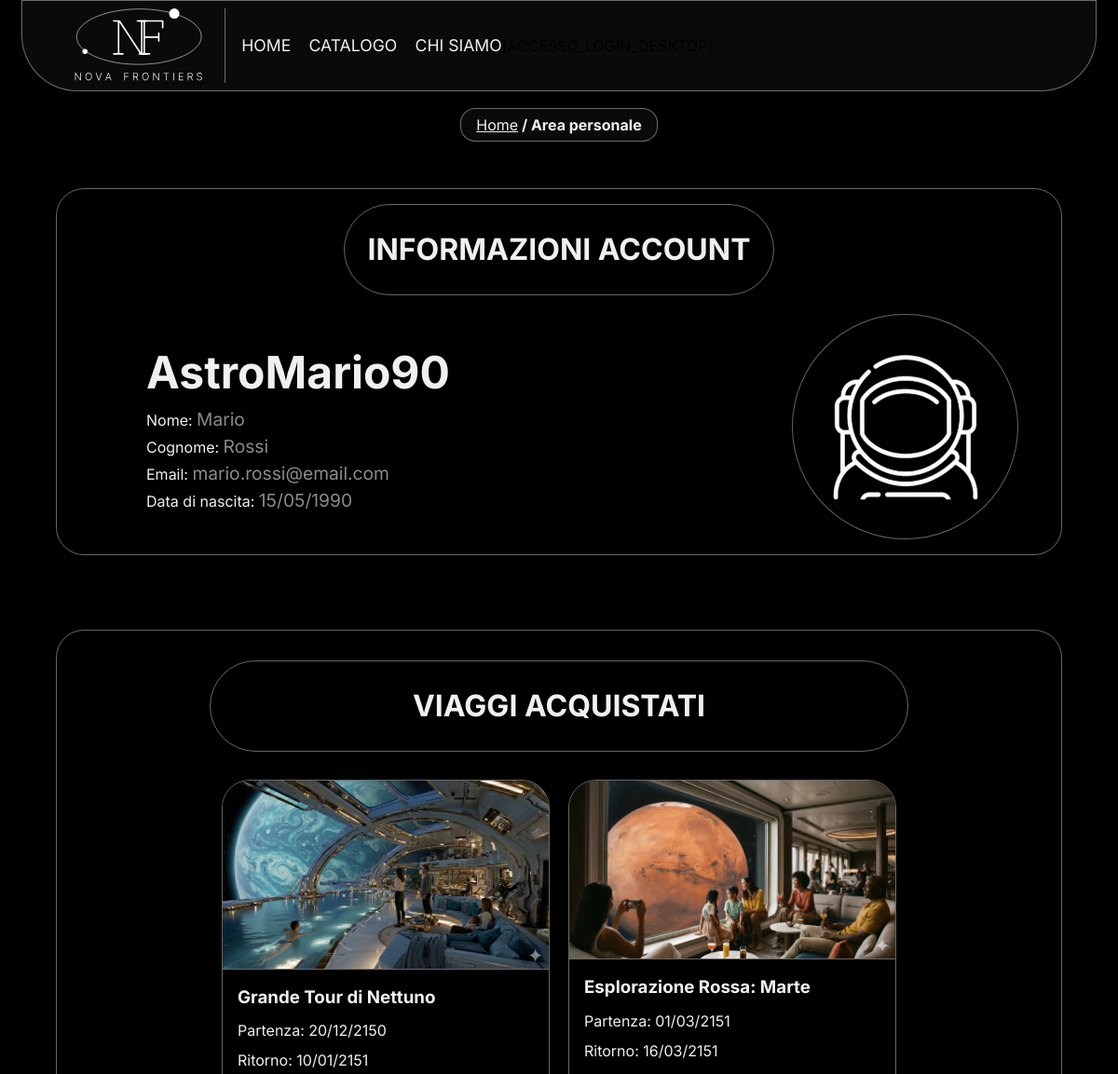
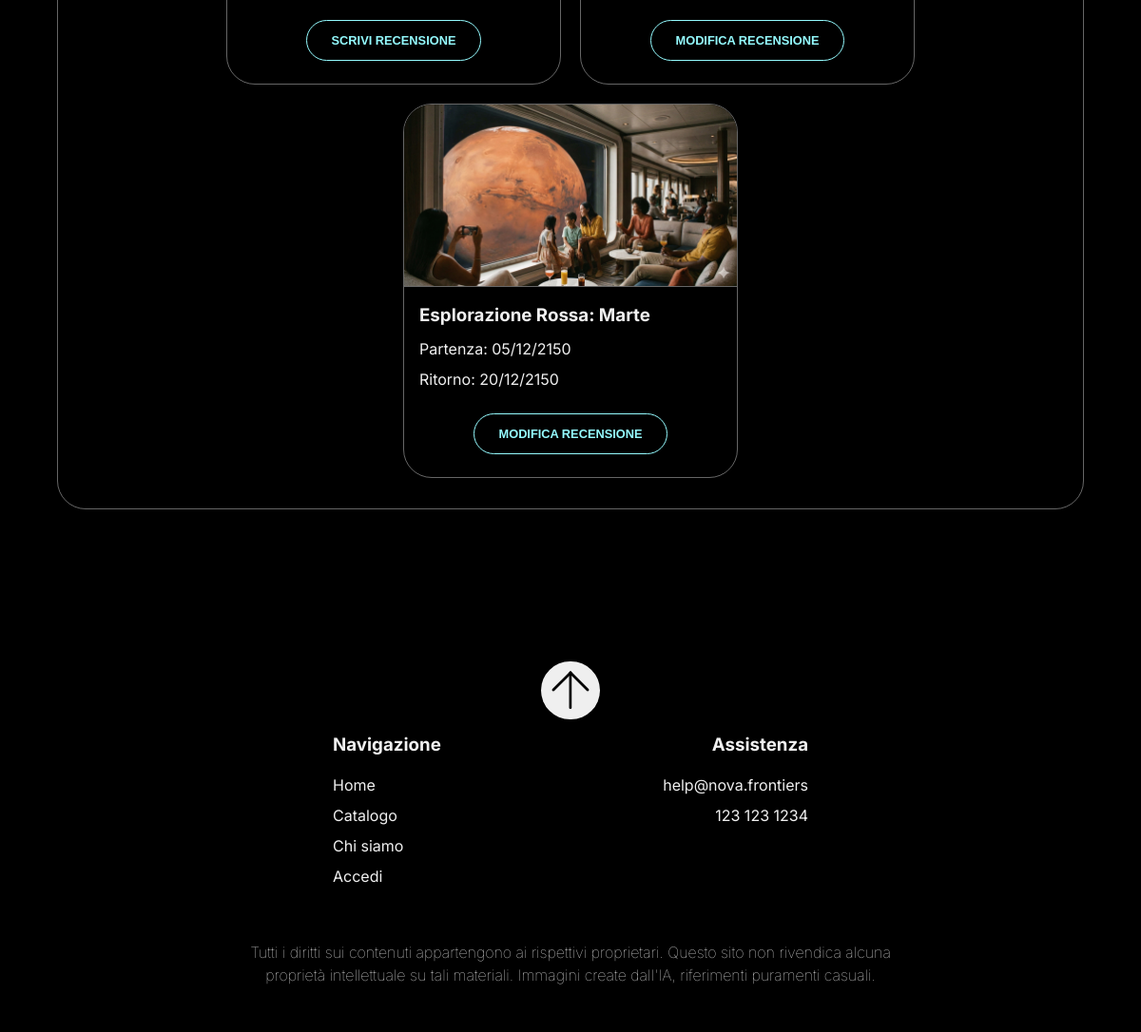
The app's page /AreaPersonale.php (signed in) with its own data (2 pictures, top to bottom).
### tables this page shows
CREATE TABLE Utente (
    email VARCHAR(255) PRIMARY KEY,
    username VARCHAR(100) NOT NULL UNIQUE,
    nome VARCHAR(100) NOT NULL,
    cognome VARCHAR(100) NOT NULL,
    password_hash VARCHAR(255) NOT NULL,
    data_nascita DATE NOT NULL
);

CREATE TABLE Viaggio (
    id INT PRIMARY KEY,
    tipo_viaggio_nome VARCHAR(100) NOT NULL,
    prezzo DECIMAL(10, 2) NOT NULL,
    prezzo_scontato DECIMAL(10, 2),
    data_inizio DATE NOT NULL,
    data_fine DATE NOT NULL,
    FOREIGN KEY (tipo_viaggio_nome) REFERENCES Tipo_Viaggio(nome)
        ON UPDATE CASCADE ON DELETE CASCADE
);

CREATE TABLE Immagini (
    id INT PRIMARY KEY,
    alt_text VARCHAR(255),
    url_immagine VARCHAR(500) NOT NULL,
    tipo_viaggio_nome VARCHAR(100),
    periodo_itinerario_id INT,
    FOREIGN KEY (tipo_viaggio_nome) REFERENCES Tipo_Viaggio(nome)
        ON UPDATE CASCADE ON DELETE SET NULL,
    FOREIGN KEY (periodo_itinerario_id) REFERENCES Periodo_Itinerario(id)
        ON UPDATE CASCADE ON DELETE SET NULL
);

### php/dbConnection.php (called while the page is built, shortened)
<?php
class DBAccess {
	private $connection;
	public function openDBConnection() {
		$this->connection = mysqli_connect(self::HOST_DB, self::USERNAME, self::PASSWORD, self::DATABASE_NAME);
		if(mysqli_connect_errno()) {
			return false;
		} else {
			return true;
		}
	}
	public function getUserInfo($username){
		$query = "SELECT email, nome, cognome, data_nascita FROM Utente WHERE username=?";
		$stmt = $this->connection->prepare($query);
		$stmt->bind_param("s", $username);
		if(!$stmt->execute()){
			throw new Exception("Errore nell'esecuzione della query: " . $stmt->error);
		}
		$result = $stmt->get_result();
		return $result->fetch_assoc();
	}
    public function getHistory($username){
		$query = "
			SELECT V.tipo_viaggio_nome, V.data_inizio, V.data_fine, I.url_immagine
			FROM Prenotazione P
				JOIN Utente U ON
					P.utente_email = U.email
				JOIN Viaggio V ON
					P.viaggio_id = V.id
				JOIN Immagini I ON
					V.tipo_viaggio_nome = I.tipo_viaggio_nome
			WHERE U.username = ? AND
				I.url_immagine LIKE '%i1.jpg'
			";
			$result=array();
			$stmt = $this->connection->prepare($query);
			$stmt->bind_param("s", $username);
			if(!$stmt->execute()){
				throw new Exception("Errore nell'esecuzione della query: " . $stmt->error);
			}
			$queryResult = $stmt->get_result();
			while($row = mysqli_fetch_assoc($queryResult)){
				array_push($result, $row);
			}
			return $result;
	}
	public function getReview($username, $viaggio){
		$query = "
			SELECT *
			FROM Recensione R
				JOIN Utente U ON R.utente_email = U.email
			WHERE U.username = ? AND R.tipo_viaggio_nome=?
		";
		$stmt = $this->connection->prepare($query);
		$stmt->bind_param("ss", $username, $viaggio);
		if(!$stmt->execute()){
			throw new Exception("Errore nell'esecuzione della query: " . $stmt->error);
		}
		$result = $stmt->get_result();
		if($result->num_rows == 0){
			throw new Exception("Errore, nessuna recensione trovata", 0);
		}
		return $result->fetch_assoc();
	}
	public function checkIfReviewed($username, $viaggio){
		try{
			$result = $this->getReview($username, $viaggio);
			return true;
		}
		catch(Exception $e){
			if($e->getCode() == 0)
				return false;
		}
	}
}
?>

### AreaPersonale.php (the view, shortened to what this page needs)
<?php
require_once "php/dbConnection.php";
$paginaAreapersonale = file_get_contents("AreaPersonale.html");
$connessione = new DBAccess();
$username = $_SESSION["username"];
$stringaViaggi="";
try{
    $infoUtente = $connessione->getUserInfo($username);
    $nome=$infoUtente["nome"];
    $cognome=$infoUtente["cognome"];
    $email=$infoUtente["email"];
    $dataNascita=date("d/m/Y",strtotime($infoUtente["data_nascita"]));
    $paginaAreapersonale = str_replace("[USERNAME]", $username, $paginaAreapersonale);
    $paginaAreapersonale = str_replace("[NOME]", $nome, $paginaAreapersonale);
    $paginaAreapersonale = str_replace("[COGNOME]", $cognome, $paginaAreapersonale);
    $paginaAreapersonale = str_replace("[EMAIL]", $email, $paginaAreapersonale);
    $paginaAreapersonale = str_replace("[DATA_NASCITA]", $dataNascita, $paginaAreapersonale);
    $listaViaggiAcquistati = $connessione->getHistory($username);
    if($listaViaggiAcquistati){
    foreach($listaViaggiAcquistati as $viaggio){
        $stringaViaggi .= "
        <li class='card-viaggio'>
            <img src='" . $viaggio['url_immagine'] . "' alt=''>
            <div class='card-viaggio-info'>
                <h3>" . $viaggio['tipo_viaggio_nome'] ."</h3>
                <p>Partenza: <time datetime='" . $viaggio['data_inizio'] . "'>" . date('d/m/Y',strtotime($viaggio['data_inizio'])) . "</time></p>
                <p>Ritorno: <time datetime='" . $viaggio['data_fine'] . "'>" . date('d/m/Y',strtotime($viaggio['data_fine'])) . "</time></p>
            </div>
            <form class='azione-recensione' action='recensione.php' method='post'>
                <input type='hidden' name='nomeViaggio' value='" . $viaggio['tipo_viaggio_nome'] . "'>";
            if($connessione->checkIfReviewed($username,$viaggio['tipo_viaggio_nome'])){
                $stringaViaggi .= "
                <button type='submit' name='modifica_recensione' class='modifica-leggi-recensione'>MODIFICA RECENSIONE</button>
                ";
            }
            else{
                $stringaViaggi .= "
                <button type='submit' name='scrivi_recensione' class='modifica-leggi-recensione'>SCRIVI RECENSIONE</button>
                ";
            }
        $stringaViaggi .= "</form>
        </li>
        ";
    }
    }
    else{
        $stringaViaggi = "<p id='nessun_viaggio_acquistato'> Non hai ancora viaggiato con noi</p>";
    }
    $paginaAreapersonale = str_replace("[LISTA-STORICO-VIAGGI]", $stringaViaggi, $paginaAreapersonale);
}
catch(Exception $e){
    $errore = "<p class='error' role='alert'>" . $e->getMessage() . "</p>";
}
finally{
    $connessione->closeConnection();
}
echo $paginaAreapersonale;
?>

### css/mini_style.css (style rules this page uses)
#logo { border-right: none; height: 65px; min-width: 100px; }
#menu { display: none; }
h2 { font-size: 1.8em; }
.liquid-glass-container-informazioni-account-header h2 { font-size: 18px; font-weight: bold; }
.liquid-glass-container-informazioni-account-body-container { flex-direction: column; align-items: center; margin-top: 10px; }
.liquid-glass-container-informazioni-account-icon { width: 120px; margin: 0 0 15px 0; order: -1; }
#liquid-glass-container-informazioni-account-body-info { margin-left: 0; text-align: center; order: 0; display: flex; flex-direction: column; align-items: center; }
#liquid-glass-container-informazioni-account-body-info h3 { font-size: 40px; }
#liquid-glass-container-informazioni-account { width: 90%; }
#liquid-glass-container-viaggi { width: 90%; }
.testo-area-personale-account { display: block; }
.card-container-viaggi { gap:12px; margin-top: 20px; }

### records on screen
utente: paginaAreapersonale "HOME CATALOGO CHI SIAMO Home / Area personale INFORMAZIONI ACCOUNT AstroMario90 Nome: Mario Cognome: Rossi Email: mario.rossi@email.com Data di nascita: 15/05/1990 VIAGGI ACQUISTATI Navigazione Home Catalogo Chi siamo Accedi Assistenza help@nova.frontiers 123 123 1234 Tutti i diritti sui contenuti appartengono ai rispettivi proprietari. Questo sito non rivendica alcuna proprietà intellettuale su tali materiali. Immagini create dall'IA, riferimenti puramenti casuali.", data_nascita+email+cognome (picture)
viaggio: immagini.url_immagine (picture), tipo_viaggio_nome "Grande Tour di Nettuno", data_inizio "20/12/2150", data_fine "10/01/2151", shows "SCRIVI RECENSIONE"
viaggio: immagini.url_immagine (picture), tipo_viaggio_nome "Esplorazione Rossa: Marte", data_inizio "01/03/2151", data_fine "16/03/2151", shows "MODIFICA RECENSIONE"
viaggio: immagini.url_immagine (picture), tipo_viaggio_nome "Esplorazione Rossa: Marte", data_inizio "05/12/2150", data_fine "20/12/2150", shows "MODIFICA RECENSIONE"
